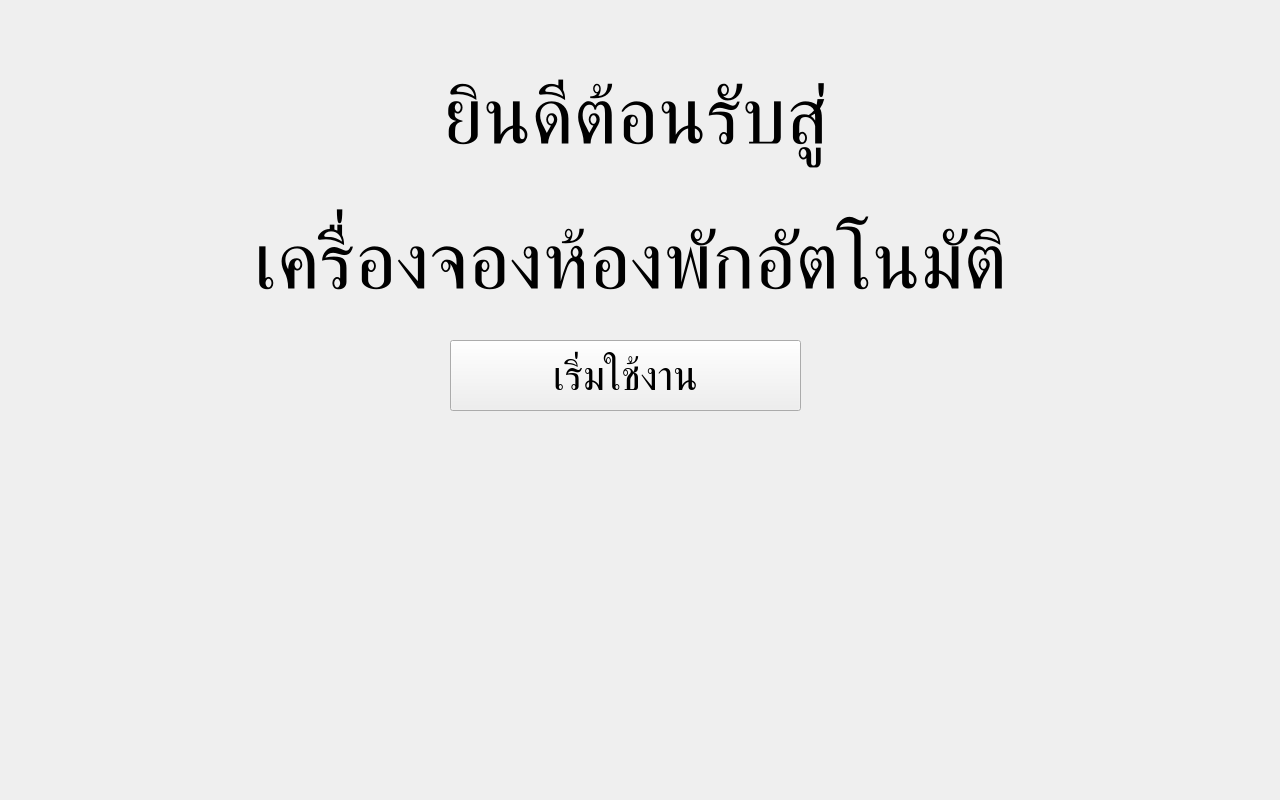
<?xml version="1.0" encoding="UTF-8"?>
<ui version="4.0">
 <class>Form</class>
 <widget class="QWidget" name="Form">
  <property name="geometry">
   <rect>
    <x>0</x>
    <y>0</y>
    <width>1280</width>
    <height>800</height>
   </rect>
  </property>
  <property name="windowTitle">
   <string>Form</string>
  </property>
  <widget class="QWidget" name="widget" native="true">
   <property name="enabled">
    <bool>true</bool>
   </property>
   <property name="geometry">
    <rect>
     <x>0</x>
     <y>0</y>
     <width>1280</width>
     <height>800</height>
    </rect>
   </property>
   <property name="styleSheet">
    <string notr="true"/>
   </property>
   <widget class="QLabel" name="label">
    <property name="geometry">
     <rect>
      <x>260</x>
      <y>50</y>
      <width>751</width>
      <height>131</height>
     </rect>
    </property>
    <property name="font">
     <font>
      <pointsize>60</pointsize>
     </font>
    </property>
    <property name="layoutDirection">
     <enum>Qt::LeftToRight</enum>
    </property>
    <property name="text">
     <string>ยินดีต้อนรับสู่</string>
    </property>
    <property name="alignment">
     <set>Qt::AlignCenter</set>
    </property>
   </widget>
   <widget class="QLabel" name="label_2">
    <property name="geometry">
     <rect>
      <x>190</x>
      <y>180</y>
      <width>881</width>
      <height>161</height>
     </rect>
    </property>
    <property name="font">
     <font>
      <pointsize>60</pointsize>
     </font>
    </property>
    <property name="text">
     <string>เครื่องจองห้องพักอัตโนมัติ</string>
    </property>
    <property name="alignment">
     <set>Qt::AlignCenter</set>
    </property>
   </widget>
   <widget class="QLabel" name="label_3">
    <property name="geometry">
     <rect>
      <x>130</x>
      <y>470</y>
      <width>1000</width>
      <height>280</height>
     </rect>
    </property>
    <property name="font">
     <font>
      <pointsize>50</pointsize>
     </font>
    </property>
    <property name="text">
     <string/>
    </property>
    <property name="pixmap">
     <pixmap>../../../Downloads/home.png</pixmap>
    </property>
    <property name="scaledContents">
     <bool>true</bool>
    </property>
   </widget>
   <widget class="QPushButton" name="pushButton">
    <property name="geometry">
     <rect>
      <x>450</x>
      <y>340</y>
      <width>351</width>
      <height>71</height>
     </rect>
    </property>
    <property name="font">
     <font>
      <pointsize>31</pointsize>
     </font>
    </property>
    <property name="text">
     <string>เริ่มใช้งาน</string>
    </property>
   </widget>
  </widget>
 </widget>
 <resources/>
 <connections/>
</ui>
